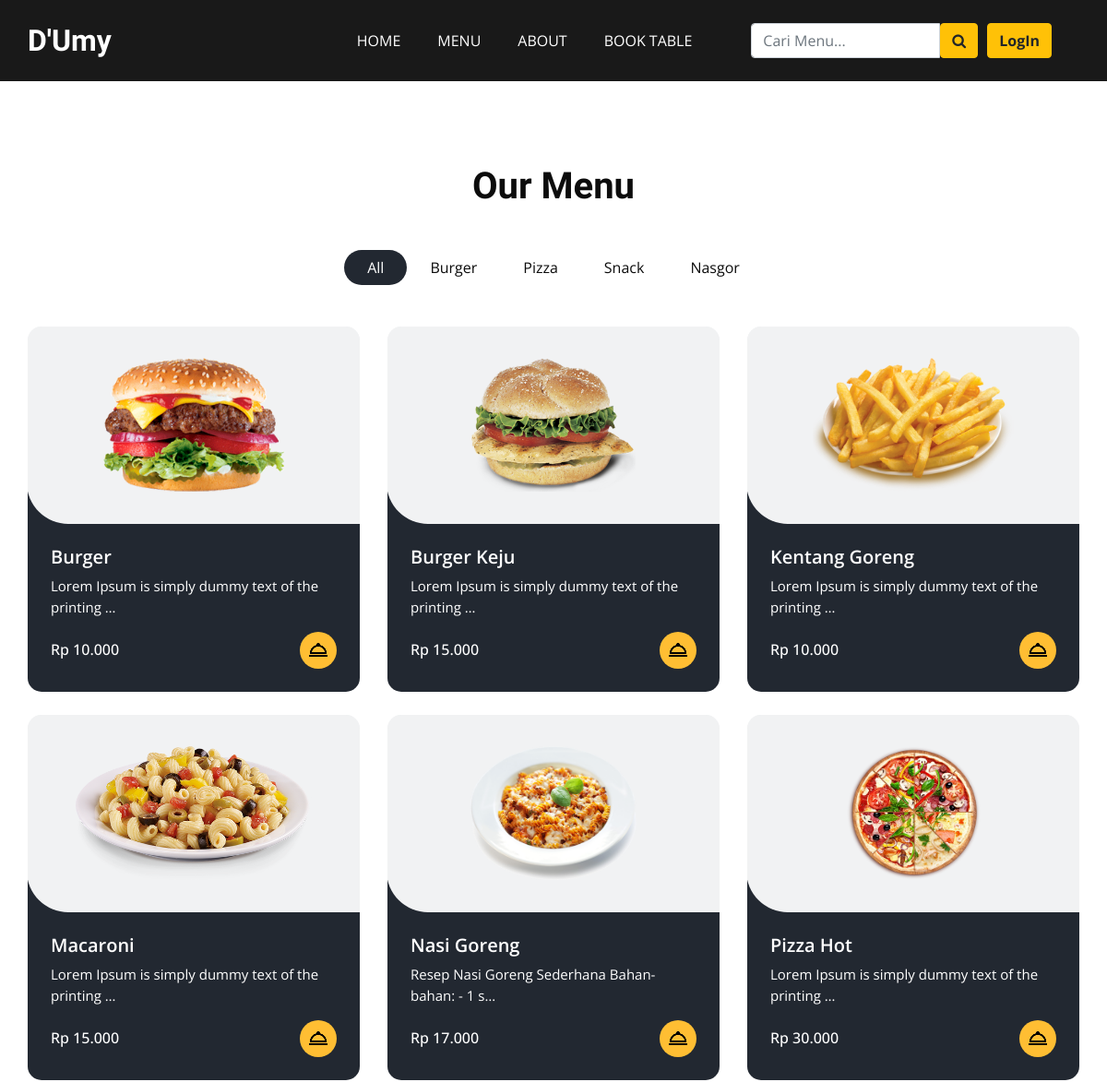
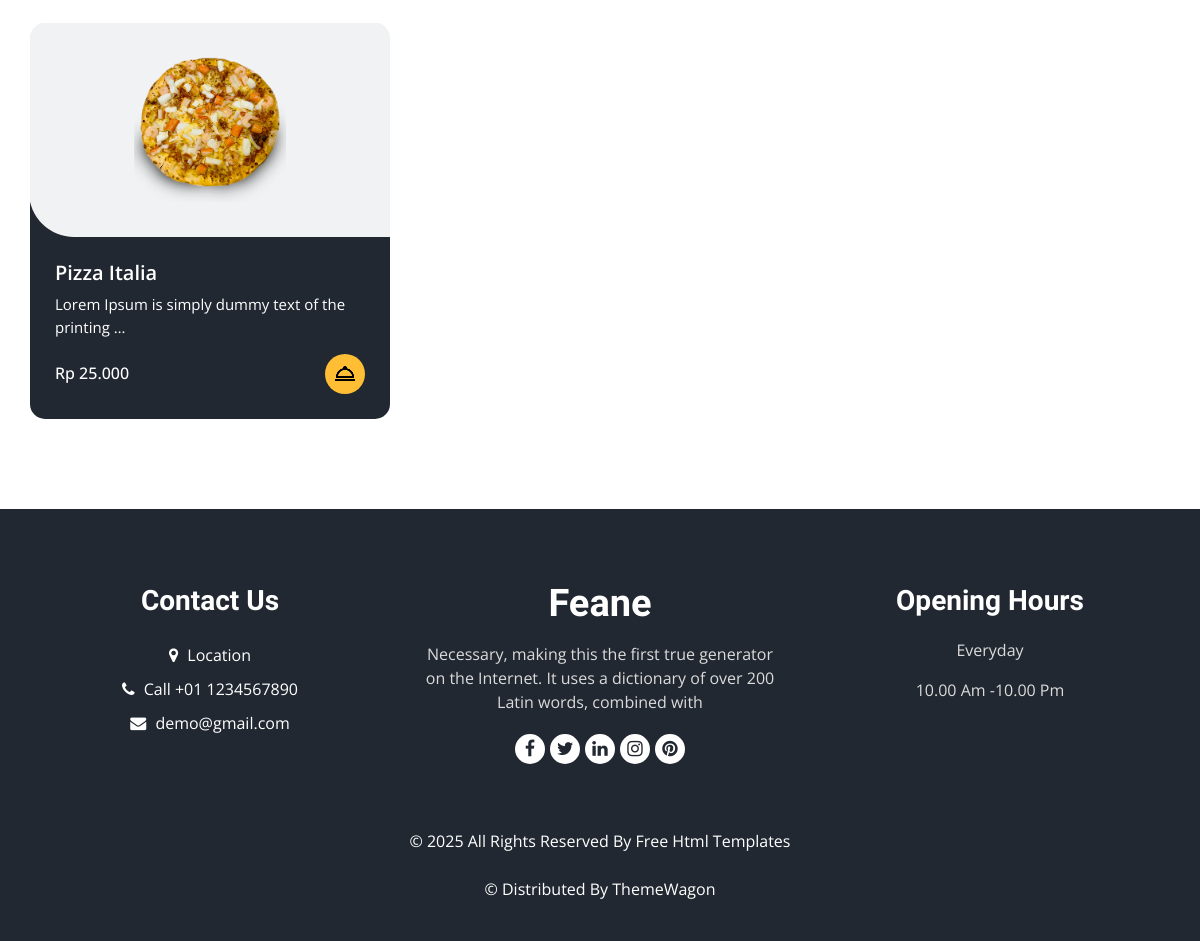
Page /menu/menu/ on the committed database (2 pictures, top to bottom).
### menu/models.py (models this page shows, shortened)
class Category(models.Model):
    name = models.CharField(max_length=100)
    slug = models.SlugField(unique=True, help_text="Gunakan huruf kecil, tanpa spasi, contoh: minuman-kopi")
    class Meta:
        verbose_name_plural = "Categories"

class ListMenu(models.Model):
    name = models.CharField(max_length=100)
    slug = models.SlugField(unique=True, help_text="Teks unik untuk URL, akan terisi otomatis jika dikosongkan.")
    description = models.TextField()
    image = models.ImageField(upload_to='menu_images/')
    price = models.DecimalField(max_digits=8, decimal_places=2)
    category = models.ForeignKey(Category, on_delete=models.CASCADE, related_name="list_menu")

### menu/views.py (the view)
# urls.py: path('menu/', views.list_menu, name='list_menu'),
def list_menu(request):
    categories = Category.objects.all()
    query = request.GET.get('q')
    list_menus = ListMenu.objects.all()
    if query:
        list_menus = list_menus.filter(
            Q(name__icontains=query) | Q(description__icontains=query)
        ). order_by('name')
    else:
        list_menus = ListMenu.objects.all().order_by('name')
    context = {
        'categories': categories,
        'list_menus': list_menus,
        'query':query,
    }
    return render(request, 'menu/menu.html', context)

### order/context_processors.py (called while the page is built)
def cart_item_count(request):
    cart = request.session.get('cart', {})
    count = sum(item['quantity'] for item in cart.values())
    return {'cart_item_count': count}

### menu/templates/menu/menu.html
{% extends 'base.html' %} {% load static %} {% block content %}
<section class="food_section layout_padding">
  <div class="container">
    <div class="heading_container heading_center">
      <h2>Our Menu</h2>
    </div>
    <ul class="filters_menu">
      <li class="active" data-filter="*">All</li>
      {% for category in categories %}
      <li data-filter=".{{ category.slug }}">{{ category.name }}</li>
      {% endfor %}
    </ul>
    <div class="filters-content">
      <div class="row grid">
        {% for list_menu in list_menus %}
        <div class="col-sm-6 col-lg-4 all {{ list_menu.category.slug }}">
          <div class="box">
            <div>
              <a
                href="{% url 'menu:menu_detail' menu_slug=list_menu.slug %}"
                class="menu-item-link"
              >
                <div class="img-box">
                  <img
                    src="{{ list_menu.image.url }}"
                    alt="{{ list_menu.name }}"
                  />
                </div>
              </a>
              <div class="detail-box">
                <h5>{{ list_menu.name }}</h5>
                <p>{{ list_menu.description|truncatechars:50 }}</p>
                <div class="options">
                  <h6>Rp {{ list_menu.price|floatformat:0 }}</h6>
                  <a
                    href="{% url 'menu:menu_detail' menu_slug=list_menu.slug %}"
                  >
                    <img
                      src="{% static 'images/icons/hood.png' %}"
                      alt="cart"
                      class="social-icon"
                    />
                  </a>
                </div>
              </div>
            </div>
          </div>
        </div>
        {% endfor %}
      </div>
    </div>
  </div>
</section>
{% endblock content %}

### static/css/style.css (style rules this page uses)
body { font-family: "Open Sans", sans-serif; color: #0c0c0c; background-color: #ffffff; overflow-x: hidden; }
.layout_padding { padding: 90px 0; }
h1, h2 { font-family: "Dancing Script", cursive; }
.heading_container { display: -webkit-box; display: -ms-flexbox; display: flex; -webkit-box-orient: vertical; -webkit-box-direction: normal; -ms-flex-direction: column; flex-direction: column; -webkit-box-align: start; -ms-flex-align: start; align-items: flex-start; }
.heading_container h2 { position: relative; margin-bottom: 0; font-size: 2.5rem; font-weight: bold; }
.heading_container.heading_center { -webkit-box-align: center; -ms-flex-align: center; align-items: center; text-align: center; }
a, a:hover, a:focus { text-decoration: none; }
.food_section .filters_menu { padding: 0; display: -webkit-box; display: -ms-flexbox; display: flex; -ms-flex-wrap: wrap; flex-wrap: wrap; -webkit-box-pack: center; -ms-flex-pack: center; justify-content: center; list-style-type: none; margin: 45px 0 20px 0; }
.food_section .filters_menu li { padding: 7px 25px; cursor: pointer; border-radius: 25px; }
.food_section .filters_menu li.active { background-color: #222831; color: #ffffff; }
.food_section .box { position: relative; margin-top: 25px; background-color: #ffffff; border-radius: 10px; color: #ffffff; border-radius: 15px; overflow: hidden; background: linear-gradient(to bottom, #f1f2f3 25px, #222831 25px); }
.food_section .box .img-box { background: #f1f2f3; display: -webkit-box; display: -ms-flexbox; display: flex; -webkit-box-pack: center; -ms-flex-pack: center; justify-content: center; -webkit-box-align: center; -ms-flex-align: center; align-items: center; height: 215px; border-radius: 0 0 0 45px; margin: -1px; padding: 25px; }
.food_section .box .img-box img { max-width: 100%; max-height: 145px; -webkit-transition: all 0.2s; transition: all 0.2s; }
.food_section .box .detail-box { padding: 25px; }
.food_section .box .detail-box h5 { font-weight: 600; }
.food_section .box .detail-box p { font-size: 15px; }
.food_section .box .detail-box h6 { margin-top: 10px; }
.food_section .box .options { display: -webkit-box; display: -ms-flexbox; display: flex; -webkit-box-pack: justify; -ms-flex-pack: justify; justify-content: space-between; }
.food_section .box .options a { width: 40px; height: 40px; border-radius: 100%; background: #ffbe33; display: -webkit-box; display: -ms-flexbox; display: flex; -webkit-box-pack: center; -ms-flex-pack: center; justify-content: center; -webkit-box-align: center; -ms-flex-align: center; align-items: center; }
.layout_padding { padding-top: 90px; padding-bottom: 90px; }
.menu-item-link { text-decoration: none; color: inherit; font-weight: 600; }

### static/css/responsive.css (style rules this page uses)
@media (min-width: 1200px) { .container { max-width: 1170px; } }

### rows in the picture
Category: name "Burger"
Category: name "Pizza"
Category: name "Snack"
Category: name "Nasgor"
ListMenu: image (picture), name "Burger", description "Lorem Ipsum is simply dummy text of the printing …", price "10.000"
ListMenu: image (picture), name "Burger Keju", description "Lorem Ipsum is simply dummy text of the printing …", price "15.000"
ListMenu: image (picture), name "Kentang Goreng", description "Lorem Ipsum is simply dummy text of the printing …", price "10.000"
ListMenu: image (picture), name "Macaroni", description "Lorem Ipsum is simply dummy text of the printing …", price "15.000"
ListMenu: image (picture), name "Nasi Goreng", description "Resep Nasi Goreng Sederhana Bahan-bahan: - 1 s…", price "17.000"
ListMenu: image (picture), name "Pizza Hot", description "Lorem Ipsum is simply dummy text of the printing …", price "30.000"
ListMenu: image (picture), name "Pizza Italia", description "Lorem Ipsum is simply dummy text of the printing …", price "25.000"
